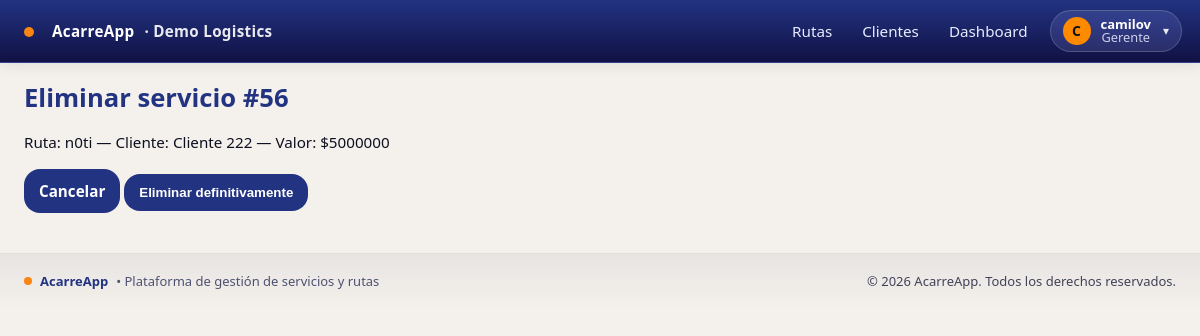
Screenshot of /servicios/56/eliminar/ (signed in) with the database file from the repository.
### empresa/models.py (models this page shows, shortened)
class Empresa(models.Model):
    nombre = models.CharField(max_length=120, unique=True)
    slug = models.SlugField(max_length=60, unique=True)
    nit = models.CharField(max_length=30, blank=True)
    activa = models.BooleanField(default=True)
    created_at = models.DateTimeField(auto_now_add=True)

class Cliente(models.Model):
    empresa = models.ForeignKey(Empresa, on_delete=models.PROTECT)
    nombre = models.CharField(max_length=120)
    contacto = models.CharField(max_length=120, blank=True)
    telefono = models.CharField(max_length=50, blank=True)
    direccion = models.CharField(max_length=200, blank=True)
    activo = models.BooleanField(default=True)
    class Meta:
        unique_together = [('empresa','nombre')]
        ordering = ['nombre']
    def __str__(self):
        return self.nombre

### usuarios/models.py (models this page shows, shortened)
class UserProfile(models.Model):
    user = models.OneToOneField(User, on_delete=models.CASCADE)
    empresa = models.ForeignKey(Empresa, on_delete=models.PROTECT, null=True)
    rol = models.CharField(max_length=20, choices=[('GERENTE','Gerente'),('CONDUCTOR','Conductor')])

### servicios/models.py (models this page shows, shortened)
class Servicio(models.Model):
    PENDIENTE = 'PEND'
    ANTICIPO = 'ANT'
    PAGADO = 'PAG'
    ESTADOS = [(PENDIENTE,'Pendiente'), (ANTICIPO,'Recibir anticipo'), (PAGADO,'Pagado')]
    cliente = models.ForeignKey('empresa.Cliente', on_delete=models.PROTECT)
    ruta = models.ForeignKey('rutas.Ruta', on_delete=models.CASCADE, related_name='servicios')
    valor = models.PositiveIntegerField(default=0)
    estado_pago = models.CharField(max_length=4, choices=ESTADOS, default=PENDIENTE)
    anticipo = models.PositiveIntegerField(default=0)
    origen = models.CharField(max_length=200, blank=True)
    destino = models.CharField(max_length=200, blank=True)
    notas = models.TextField(blank=True)
    recogido = models.BooleanField(default=False)
    entregado = models.BooleanField(default=False)
    recogido_en = models.DateTimeField(null=True, blank=True)
    lat_recogida = models.FloatField(null=True, blank=True)
    lon_recogida = models.FloatField(null=True, blank=True)
    entregado_en = models.DateTimeField(null=True, blank=True)
    lat_entrega = models.FloatField(null=True, blank=True)
    lon_entrega = models.FloatField(null=True, blank=True)
    orden = models.PositiveIntegerField(default=0, db_index=True)
    cantidad = models.PositiveIntegerField(
        default=1,
        validators=[MinValueValidator(1)],
        help_text="Número de unidades asociadas al servicio (mínimo 1)."
    )
    class Meta:
        ordering = ['ruta', 'orden', 'id']

### rutas/models.py (models this page shows)
class Ruta(models.Model):
    empresa = models.ForeignKey(Empresa, on_delete=models.CASCADE)
    fecha_salida = models.DateField()
    vehiculo = models.ForeignKey(Vehiculo, on_delete=models.PROTECT)
    conductor = models.ForeignKey(User, on_delete=models.PROTECT)
    base_efectivo = models.DecimalField(max_digits=10, decimal_places=2, default=200000)
    estado = models.CharField(max_length=20, choices=[('ACTIVA', 'Activa'), ('CERRADA', 'Cerrada')], default='ACTIVA')
    nombre = models.CharField(max_length=150, blank=True, help_text="Ej: Jardin - Medellin - Jardin")
    created_at = models.DateTimeField(auto_now_add=True)
    def __str__(self):
        return self.nombre or f"Ruta {self.id} ({self.fecha_salida})"

### servicios/views.py (the view)
# urls.py: path('<int:pk>/eliminar/', views.eliminar_servicio, name='eliminar'),
@login_required
@user_passes_test(_is_gerente)
def eliminar_servicio(request, pk):
    emp = get_current_empresa()
    if emp:
        obj = get_object_or_404(Servicio, pk=pk, ruta__empresa=emp)
    else:
        obj = get_object_or_404(Servicio, pk=pk)
    ruta_pk = obj.ruta_id
    if request.method == 'POST':
        obj.delete()
        messages.success(request, 'Servicio eliminado.')
        return redirect('rutas:detail', pk=ruta_pk)
    return render(request, 'servicios/confirmar_eliminar.html', {'obj': obj})

### acarreapp/context_processors.py (called while the page is built)
def vapid_public_key(request):
    return {"VAPID_PUBLIC_KEY": settings.VAPID_PUBLIC_KEY}

### acarreapp/tenancy.py (called while the page is built)
def set_current_empresa(empresa):
    _state.empresa = empresa

def get_current_empresa():
    return getattr(_state, 'empresa', None)

def empresa_context(request):
    return {'empresa_actual': get_current_empresa()}

### servicios/views.py (called while the page is built)
def _is_gerente(u):
    role = getattr(getattr(u, 'userprofile', None), 'rol', '')
    return u.is_superuser or u.is_staff or role == 'GERENTE'

### templates/servicios/confirmar_eliminar.html (shortened to what this page needs)
{% extends "base.html" %}
{% block content %}
  <h1>Eliminar servicio #{{ obj.id }}</h1>
  <p>Ruta: {{ obj.ruta }} — Cliente: {{ obj.cliente }} — Valor: ${{ obj.valor|floatformat:0 }}</p>
  <form method="post" class="mt-3">
    <a href="{% url 'servicios:detail' obj.id %}" class="btn btn-light">Cancelar</a>
    <button class="btn btn-danger">Eliminar definitivamente</button>
  </form>
{% endblock %}

### templates/includes/navbar.html (shortened to what this page needs)
<header class="navbar">
  <div class="container nav-inner" style="padding-left:18px; padding-right:18px;">
    <a class="brand" href="{% url 'rutas:list' %}" style="display:flex;align-items:center;gap:10px;">
      <span class="dot" style="margin-left:6px;margin-right:8px;transform:translateY(1px);"></span>
      <span>AcarreApp</span>
      {% if empresa_actual %}
        <span class="empresa">· {{ empresa_actual.nombre }}</span>
      {% endif %}
    </a>
    {% if request.user.is_authenticated %}
      {% with rol=request.user.userprofile.rol|default_if_none:'' %}
        {% if request.user.is_superuser or request.user.is_staff or rol == 'GERENTE' %}
          <nav class="nav main-nav" aria-label="Navegación principal">
            <a href="{% url 'rutas:list' %}">Rutas</a>
            <a href="{% url 'empresa:clientes_list' %}">Clientes</a>
            <a href="{% url 'dashboard:home' %}">Dashboard</a>
          </nav>
        {% else %}
          <nav class="nav main-nav" aria-label="Navegación principal">
            <a href="{% url 'rutas:list' %}">Rutas</a>
          </nav>
        {% endif %}
        <div class="menu-right" style="display:flex;align-items:center;gap:10px;">
          <button class="userchip" id="userchip" aria-haspopup="true" aria-expanded="false"
                  title="{{ request.user.get_full_name|default:request.user.username }}">
            <span class="avatar">
              {{ request.user.get_full_name|default:request.user.username|first|upper }}
            </span>
            <span class="meta">
              <span class="name">{{ request.user.get_full_name|default:request.user.username }}</span>
              {% if rol %}<span class="role">{{ rol|title }}</span>{% endif %}
            </span>
            <span class="caret">▾</span>
          </button>
        </div>
      {% endwith %}
    {% else %}
      <nav class="nav main-nav" aria-label="Navegación principal">
        <a href="{% url 'login' %}">Iniciar sesión</a>
      </nav>
    {% endif %}
  </div>
</header>

### static/css/acarreapp.css (style rules this page uses)
:root { --brand-900: #111144; --brand-800: #223382; --brand-300: #9BACD8; --accent-500: #F98513; --bg-100: #F4F1EC; --bg-200: #DAD1C8; --ink-900: #0E1020; --ink-700: #2E3147; --ink-500: #4E5270; --line-200:#E3E1DB; --radius-sm: 10px; --radius-md: 16px; --radius-lg: 24px; --shadow-1: 0 4px 12px rgba(17,17,68,0.08); --shadow-2: 0 10px 30px rgba(17,17,68,0.12); --font-sans: ui-sans-serif, system-ui, -apple-system, "Segoe UI", Roboto, "Helvetica Neue", Arial, "Noto Sans", "Liberation Sans", "Apple Color Emoji", "Segoe UI Emoji"; --fs-xs: clamp(12px, 0.72rem, 13px); --fs-sm: clamp(13px, 0.8rem, 14px); --fs-md: clamp(14px, 0.95rem, 16px); --fs-lg: clamp(16px, 1.05rem, 18px); --fs-xl: clamp(18px, 1.25rem, 22px); --fs-2xl: clamp(22px, 1.6rem, 28px); --container-max: 1200px; --st-pend: #7A7F9A; --st-ant: #2F7D32; --st-pag: #1C5DFF; --st-warn: #C17C00; --st-error:#B00020; }
*, *::before, *::after { box-sizing: border-box; }
html, body { height: 100%; }
body { margin: 0; background: var(--bg-100); color: var(--ink-900); font-family: var(--font-sans); font-size: var(--fs-md); line-height: 1.45; -webkit-font-smoothing: antialiased; text-rendering: optimizeLegibility; }
a { color: inherit; }
.container { width: 100%; margin-inline: auto; padding-inline: 16px; max-width: var(--container-max); }
h1, .h1 { font-size: var(--fs-2xl); margin: 0 0 12px; font-weight: 700; color: var(--brand-800); }
.btn { --btn-bg: var(--brand-800); --btn-fg: #fff; --btn-border: transparent; appearance: none; display: inline-flex; align-items: center; justify-content: center; gap: 8px; padding: 10px 14px; font-weight: 600; border-radius: var(--radius-md); border: 1px solid var(--btn-border); background: var(--btn-bg); color: var(--btn-fg); text-decoration: none; cursor: pointer; transition: transform .06s ease, box-shadow .2s ease, background .2s ease; }
.navbar { position: sticky; top: 0; z-index: 10; background: linear-gradient(180deg, var(--brand-800), var(--brand-900)); color: #fff; border-bottom: 1px solid rgba(255,255,255,0.08); box-shadow: var(--shadow-1); }
.nav-inner { display: grid; grid-template-columns: 1fr auto auto; align-items: center; gap: 12px; padding: 8px 0; }
.brand { display: inline-flex; align-items: center; gap: 10px; color: #fff; text-decoration: none; font-weight: 800; letter-spacing: .02em; }
.brand .empresa { color: rgba(255,255,255,0.9); font-weight: 700; }
.brand .dot { width: 10px; height: 10px; border-radius: 50%; background: var(--accent-500); }
.nav { display: flex; gap: 6px; padding: 4px 0; }
.main-nav { display: flex; gap: 12px; justify-content: center; flex-wrap: wrap; }
.nav a { color: #E8ECFF; text-decoration: none; padding: 8px 10px; border-radius: 8px; }
.menu-right { justify-self: end; position: relative; }
.userchip { display: inline-flex; align-items: center; gap: 10px; padding: 6px 10px; border-radius: 999px; border: 1px solid rgba(255,255,255,0.12); background: rgba(255,255,255,0.06); color: #fff; font: inherit; cursor: pointer; }
.userchip .avatar { width: 28px; height: 28px; border-radius: 50%; background: var(--accent-500); color: #1b1b1b; font-weight: 800; display:flex; align-items:center; justify-content:center; }
.userchip .meta { display:flex; flex-direction: column; line-height: 1.05; }
.userchip .name { font-size: var(--fs-sm); }
.userchip .role { font-size: var(--fs-xs); opacity: .9; color: #E8ECFF; }
.userchip .caret { font-size: 16px; margin-left: 2px; opacity: .9; }
@media (min-width: 768px) { .nav { gap: 10px; } }
@media (min-width: 1100px) { .container { padding-inline: 24px; } }

### templates/includes/navbar.html (style rules this page uses)
.userchip { display:inline-flex; align-items:center; gap:10px; padding:6px 12px; border-radius:999px; background:rgba(255,255,255,.10); border:1px solid rgba(255,255,255,.18); backdrop-filter:saturate(120%) blur(6px); cursor:pointer; }
.userchip .avatar { display:grid; place-items:center; width:28px; height:28px; border-radius:999px; background:#ff8a00; color:#111; font-weight:800; font-size:14px; }
.userchip .meta { display:flex; flex-direction:column; line-height:1; }
.userchip .name { font-weight:600; }
.userchip .role { font-size:.8rem; opacity:.85; }
.userchip .caret { font-size:12px; opacity:.9; }

### rows the page displays
Empresa: nombre "Demo Logistics"
UserProfile: rol "Gerente"
Servicio: id "56", ruta "n0ti", cliente "Cliente 222", valor "5000000"

### other values shown
{{ request.user.get_full_name|default:request.user.username|first|upper }} "C"
{{ request.user.get_full_name|default:request.user.username }} "camilov"
